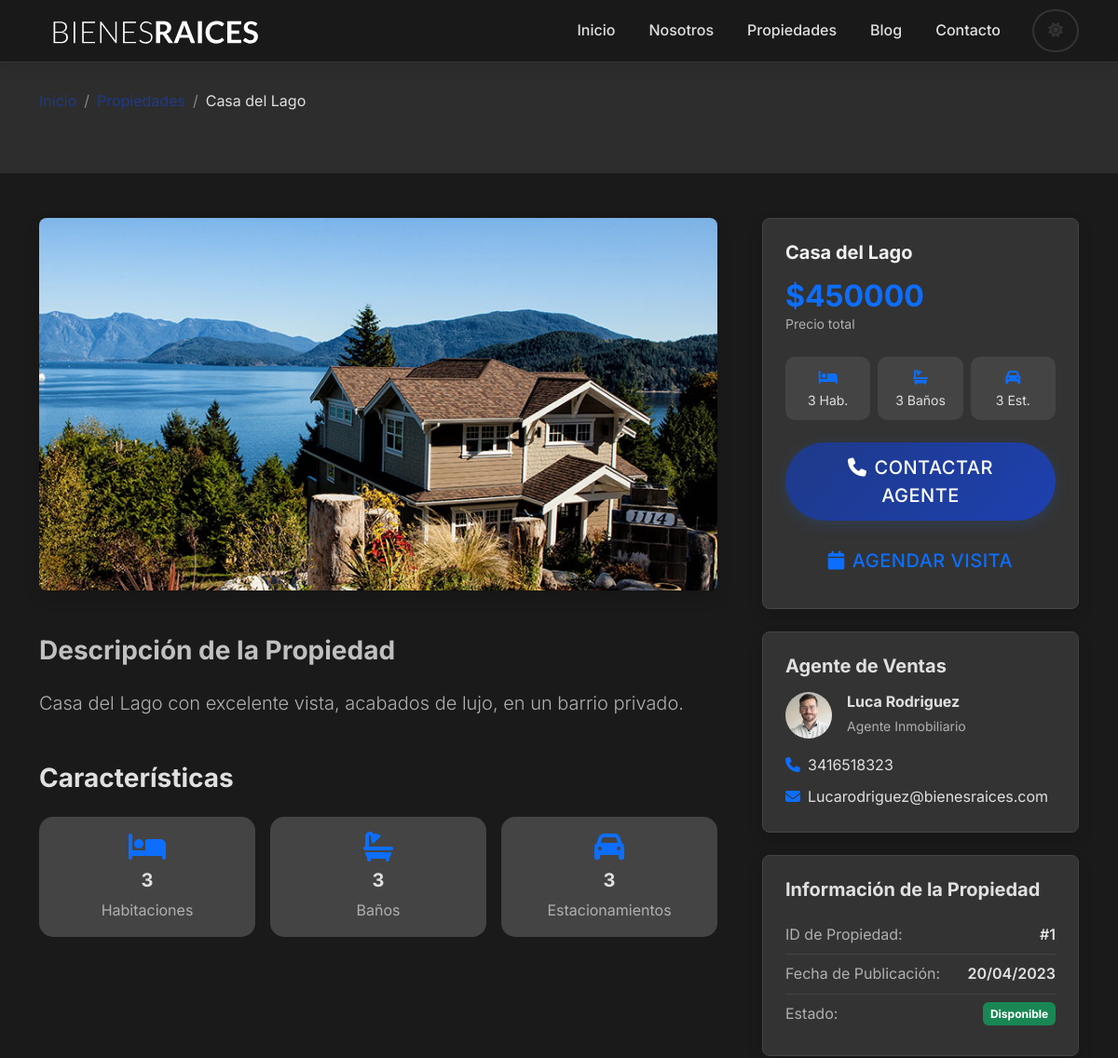
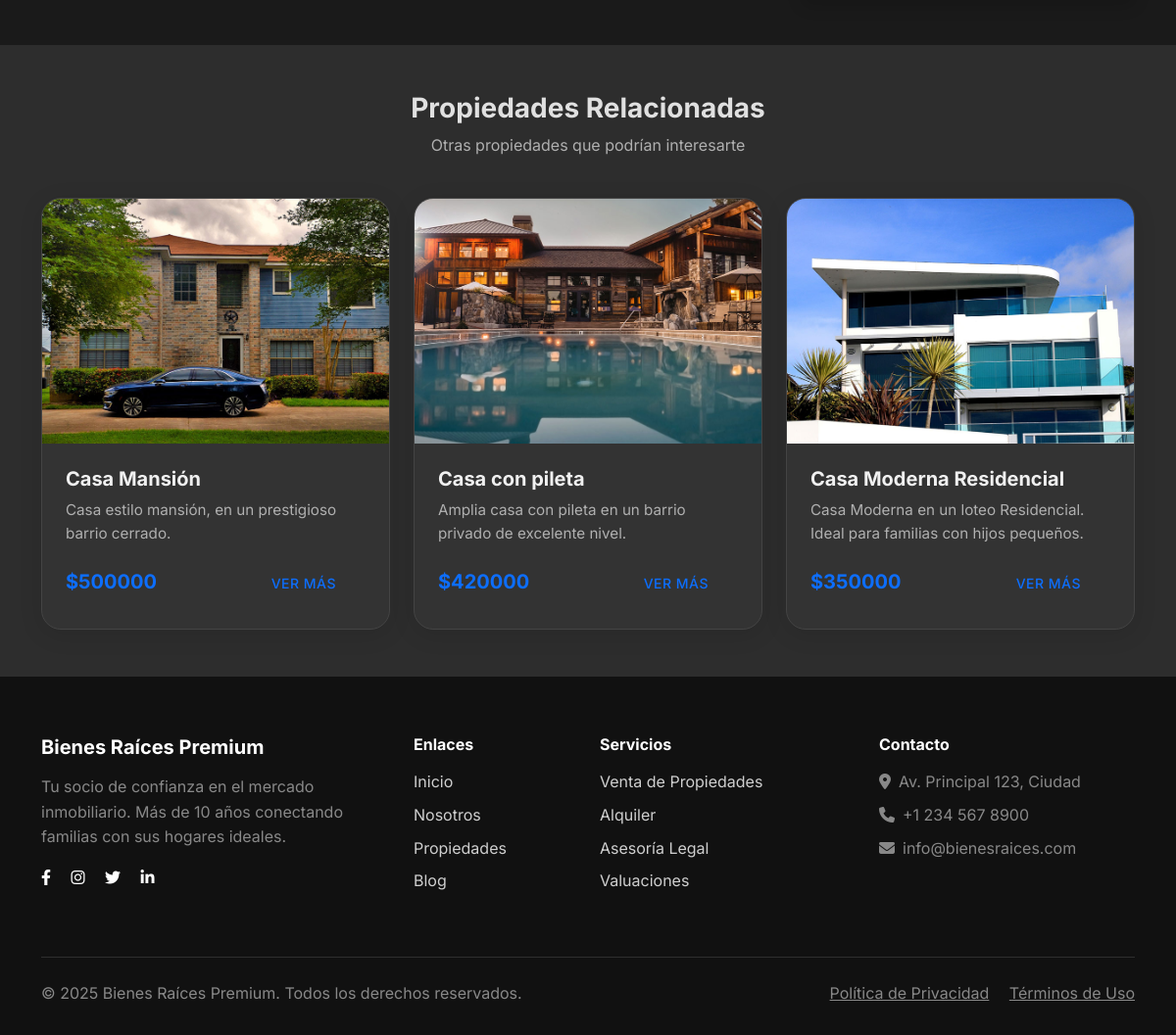
Page /propiedad/1/ on the committed database (2 pictures, top to bottom).
### sistema_inmobiliaria/models.py (models this page shows, shortened)
class Propiedad(models.Model):
    titulo = models.CharField(max_length=255)
    precio = models.IntegerField()
    imagen = models.ImageField(upload_to='propiedades/')
    descripcion = models.TextField()
    habitaciones = models.IntegerField()
    bano = models.IntegerField()
    estacionamiento = models.IntegerField()
    creado = models.DateField(default=date.today)
    vendedor_id = models.ForeignKey(Vendedor, on_delete=models.SET_NULL, null=True)
    class Meta:
        verbose_name_plural = "propiedades"

class Vendedor(models.Model):
    nombre = models.CharField(max_length=255, null=False, blank=False)
    apellido = models.CharField(max_length=255, null=False, blank=False)
    telefono = models.CharField(max_length=10, null=False, blank=False)
    email = models.EmailField(max_length=255, blank=True, default="")
    foto = models.ImageField(upload_to='vendedores/', blank=True, null=True, help_text="Foto del vendedor")

### sistema_inmobiliaria/views.py (the view)
# urls.py: path('propiedad/<int:id>/', views.propiedad, name="Propiedad"),
def propiedad(request, id):
    propiedad = get_object_or_404(Propiedad, id=id)
    propiedades_relacionadas = Propiedad.objects.exclude(id=id).order_by('?')[:3]
    context = {
        'propiedad': propiedad,
        'propiedades_relacionadas': propiedades_relacionadas
    }
    return render(request, 'sistema_inmobiliaria/propiedad.html', context)

### sistema_inmobiliaria/templates/sistema_inmobiliaria/propiedad.html (shortened to what this page needs)
{% extends './base.html' %}
{% load static %}
{% block content %}
<section class="py-5 mt-5 bg-light">
    <div class="container">
        <div class="row">
            <div class="col-12">
                <nav aria-label="breadcrumb">
                    <ol class="breadcrumb">
                        <li class="breadcrumb-item"><a href="/">Inicio</a></li>
                        <li class="breadcrumb-item"><a href="{% url 'Propiedades' %}">Propiedades</a></li>
                        <li class="breadcrumb-item active">{{ propiedad.titulo }}</li>
                    </ol>
                </nav>
            </div>
        </div>
    </div>
</section>
<section class="py-5">
    <div class="container">
        <div class="row g-5">
            <div class="col-lg-8">
                <div class="property-image-gallery">
                    <div class="main-image mb-3">
                        <img src="{% if propiedad.imagen %}{% if propiedad.imagen.url %}{{ propiedad.imagen.url }}{% else %}{% get_media_prefix as MEDIA_PREFIX %}{{ MEDIA_PREFIX }}propiedades/{{ propiedad.imagen }}{% endif %}{% else %}{% static 'sistema_inmobiliaria/img/anuncio1.jpg' %}{% endif %}"
                             class="img-fluid rounded-3 shadow"
                             alt="{{ propiedad.titulo }}">
                    </div>
                </div>
                <div class="property-description mt-5">
                    <h3 class="fw-bold mb-4">Descripción de la Propiedad</h3>
                    <p class="lead text-muted">{{ propiedad.descripcion }}</p>
                </div>
                <div class="property-amenities mt-5">
                    <h3 class="fw-bold mb-4">Características</h3>
                    <div class="row g-3">
                        <div class="col-md-4">
                            <div class="amenity-item text-center p-3">
                                <i class="fas fa-bed fa-2x text-primary mb-2"></i>
                                <h5 class="fw-bold">{{ propiedad.habitaciones }}</h5>
                                <p class="text-muted mb-0">Habitaciones</p>
                            </div>
                        </div>
                        <div class="col-md-4">
                            <div class="amenity-item text-center p-3">
                                <i class="fas fa-bath fa-2x text-primary mb-2"></i>
                                <h5 class="fw-bold">{{ propiedad.bano }}</h5>
                                <p class="text-muted mb-0">Baños</p>
                            </div>
                        </div>
                        <div class="col-md-4">
                            <div class="amenity-item text-center p-3">
                                <i class="fas fa-car fa-2x text-primary mb-2"></i>
                                <h5 class="fw-bold">{{ propiedad.estacionamiento }}</h5>
                                <p class="text-muted mb-0">Estacionamientos</p>
                            </div>
                        </div>
                    </div>
                </div>
            </div>
            <div class="col-lg-4">
                <div class="property-sidebar">
                    <div class="price-card bg-white p-4 rounded-3 shadow mb-4">
                        <h1 class="property-title fw-bold mb-3">{{ propiedad.titulo }}</h1>
                        <div class="property-price mb-4">
                            <span class="h2 fw-bold text-primary">${{ propiedad.precio|floatformat:0 }}</span>
                            <small class="text-muted d-block">Precio total</small>
                        </div>
                        <div class="quick-features mb-4">
                            <div class="row g-2 text-center">
                                <div class="col-4">
                                    <div class="feature-badge">
                                        <i class="fas fa-bed text-primary"></i>
                                        <small class="d-block">{{ propiedad.habitaciones }} Hab.</small>
                                    </div>
                                </div>
                                <div class="col-4">
                                    <div class="feature-badge">
                                        <i class="fas fa-bath text-primary"></i>
                                        <small class="d-block">{{ propiedad.bano }} Baños</small>
                                    </div>
                                </div>
                                <div class="col-4">
                                    <div class="feature-badge">
                                        <i class="fas fa-car text-primary"></i>
                                        <small class="d-block">{{ propiedad.estacionamiento }} Est.</small>
                                    </div>
                                </div>
                            </div>
                        </div>
                        <div class="contact-buttons">
                            <button class="btn btn-primary btn-lg w-100 mb-3" data-bs-toggle="modal" data-bs-target="#contactModal"
                                    data-propiedad-id="{{ propiedad.id }}"
                                    data-propiedad-titulo="{{ propiedad.titulo }}"
                                    data-propiedad-precio="{{ propiedad.precio }}">
                                <i class="fas fa-phone me-2"></i>Contactar Agente
                            </button>
                            <button class="btn btn-outline-primary btn-lg w-100" data-bs-toggle="modal" data-bs-target="#scheduleModal"
                                    data-propiedad-id="{{ propiedad.id }}"
                                    data-propiedad-titulo="{{ propiedad.titulo }}"
                                    data-propiedad-direccion="{{ propiedad.direccion }}">
                                <i class="fas fa-calendar me-2"></i>Agendar Visita
                            </button>
                        </div>
                    </div>
                    {% if propiedad.vendedor_id %}
                    <div class="agent-card bg-white p-4 rounded-3 shadow mb-4">
                        <h5 class="fw-bold mb-3">Agente de Ventas</h5>
                        <div class="agent-info">
                            <div class="d-flex align-items-center mb-3">
                                <div class="agent-avatar me-3">
                                    {% if propiedad.vendedor_id.foto %}
                                        <img src="{{ propiedad.vendedor_id.foto.url }}"
                                             alt="{{ propiedad.vendedor_id.nombre }} {{ propiedad.vendedor_id.apellido }}"
                                             class="rounded-circle"
                                             style="width: 50px; height: 50px; object-fit: cover;">
                                    {% else %}
                                        <div class="bg-primary rounded-circle d-flex align-items-center justify-content-center" style="width: 50px; height: 50px;">
                                            <i class="fas fa-user text-white"></i>
                                        </div>
                                    {% endif %}
                                </div>
                                <div>
                                    <h6 class="fw-bold mb-1">{{ propiedad.vendedor_id.nombre }} {{ propiedad.vendedor_id.apellido }}</h6>
                                    <small class="text-muted">Agente Inmobiliario</small>
                                </div>
                            </div>
                            <div class="agent-contact">
                                <p class="mb-2"><i class="fas fa-phone text-primary me-2"></i>{{ propiedad.vendedor_id.telefono }}</p>
                                {% if propiedad.vendedor_id.email %}
                                <p class="mb-0"><i class="fas fa-envelope text-primary me-2"></i>{{ propiedad.vendedor_id.email }}</p>
                                {% endif %}
                            </div>
                        </div>
                    </div>
                    {% endif %}
                    <div class="property-info-card bg-white p-4 rounded-3 shadow">
                        <h5 class="fw-bold mb-3">Información de la Propiedad</h5>
                        <div class="info-list">
                            <div class="info-item d-flex justify-content-between py-2 border-bottom">
                                <span class="text-muted">ID de Propiedad:</span>
                                <span class="fw-semibold">#{{ propiedad.id }}</span>
                            </div>
                            <div class="info-item d-flex justify-content-between py-2 border-bottom">
                                <span class="text-muted">Fecha de Publicación:</span>
                                <span class="fw-semibold">{{ propiedad.creado|date:"d/m/Y" }}</span>
                            </div>
                            <div class="info-item d-flex justify-content-between py-2">
                                <span class="text-muted">Estado:</span>
                                <span class="badge bg-success">Disponible</span>
                            </div>
                        </div>
                    </div>
                </div>
            </div>
        </div>
    </div>
</section>
{% if propiedades_relacionadas %}
<section class="py-5 bg-light">
    <div class="container">
        <div class="row mb-4">
            <div class="col-12">
                <h3 class="fw-bold text-center">Propiedades Relacionadas</h3>
                <p class="text-muted text-center">Otras propiedades que podrían interesarte</p>
            </div>
        </div>
        <div class="row g-4">
            {% for prop in propiedades_relacionadas %}
            <div class="col-lg-4">
                <div class="property-card h-100">
                    <div class="property-image-container">
                    </div>
                    <div class="property-content p-4">
                        <h5 class="property-title fw-bold mb-2">{{ prop.titulo }}</h5>
                        <p class="property-description text-muted mb-3">{{ prop.descripcion|truncatewords:15 }}</p>
                        <div class="d-flex justify-content-between align-items-center">
                            <div class="property-price">
                                <span class="h5 fw-bold text-primary mb-0">${{ prop.precio|floatformat:0 }}</span>
                            </div>
                            <a href="{% url 'Propiedad' prop.id %}" class="btn btn-outline-primary btn-sm">
                                Ver Más
                            </a>
                        </div>
                    </div>
                </div>
            </div>
            {% endfor %}
        </div>
    </div>
</section>
{% endif %}
{% endblock %}

### sistema_inmobiliaria/templates/sistema_inmobiliaria/propiedad.html (style rules this page uses)
.property-image-gallery .main-image img { width: 100%; height: 400px; object-fit: cover; }
.amenity-item { background: #f8f9fa; border-radius: 15px; transition: all 0.3s ease; }
.feature-badge { background: #f8f9fa; border-radius: 10px; padding: 10px 5px; transition: all 0.3s ease; }
.price-card, .agent-card, .property-info-card { border: 1px solid #e9ecef; }
.breadcrumb-item a { text-decoration: none; color: var(--primary-color); }
.dark-mode .price-card, .dark-mode .agent-card, .dark-mode .property-info-card { background: #333 !important; border-color: #444; }
.dark-mode .amenity-item { background: #444; color: #e0e0e0; }
.dark-mode .feature-badge { background: #444; color: #e0e0e0; }
.dark-mode .info-item { border-color: #444 !important; }
.dark-mode .breadcrumb { background: #2d2d2d; }
.dark-mode .breadcrumb-item.active { color: #e0e0e0 !important; }
.dark-mode .breadcrumb-item + .breadcrumb-item::before { color: #888 !important; }
.badge { display: inline-flex; align-items: center; justify-content: center; text-align: center; }

### rows in the picture
Propiedad: titulo "Casa del Lago", imagen (picture), descripcion "Casa del Lago con excelente vista, acabados de lujo, en un barrio privado.", habitaciones "3", bano "3", estacionamiento "3", precio "450000", vendedor_id.foto (picture), vendedor_id.nombre "Luca", vendedor_id.apellido "Rodriguez", vendedor_id.telefono "3416518323", vendedor_id.email "Lucarodriguez@bienesraices.com", id "1", creado "20/04/2023"
Propiedad: titulo "Casa Mansión", descripcion "Casa estilo mansión, en un prestigioso barrio cerrado.", precio "500000"
Propiedad: titulo "Casa con pileta", descripcion "Amplia casa con pileta en un barrio privado de excelente nivel.", precio "420000"
Propiedad: titulo "Casa Moderna Residencial", descripcion "Casa Moderna en un loteo Residencial. Ideal para familias con hijos pequeños.", precio "350000"
